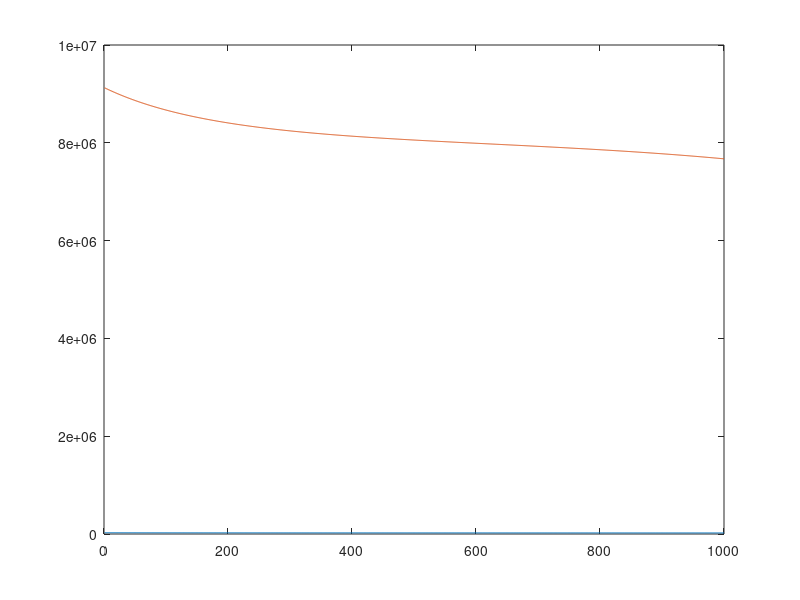

MATLAB code to generate this figure:
clc; clear; close;
%% Constants
L1 = 3.625;
L4 = 0.229;
Lg4x = L1-L4/2;
Lg4y = 0.08157;
abx = 0.550;
aby = -0.130;
g = 9.81;
G1 =100*g;
G4 = (4*76+16)*g;
Cy = -1.055;
Cx = 0.420;
ang_CA = atan2(Cy,Cx);
ang_k = atan2(aby,abx);
b = abs(sqrt(Cy^2+Cx^2));
c = abs(sqrt(abx^2+aby^2));
%% Calculations
%syms Ax Ay P gamma beta ang_C ang_AB r_cb r_ab L3 w_A w_C VBx VBy Vp crs_abp

for x = 1 : 1000
    X = 8*pi*(x-1)/(1000-1);
L3 = 0.5*(x-1)/(1000-1) + 0.772;  %.172*sin(X)/1 + 0.772+0.175 0;
L3_plot(x) = L3;
x_plot(x) = x;
Vp = 1;

ang_C = acos((L3^2+b^2-c^2)/(2*L3*b));
beta = ang_CA + pi - ang_C;

bx = L3*cos(beta) + Cx;
by = L3*sin(beta) + Cy;
ang_AB =atan2(by,bx);
gamma = ang_AB + ang_k;

r_cb = [L3*cos(beta);L3*sin(beta);0];
r_ab = [abx*cos(gamma) - aby*sin(gamma); aby*cos(gamma) + abx*sin(gamma); 0 ];
rot_rab = [-1*r_ab(2); r_ab(1)];
rot_rcb = [-1*r_cb(2); r_cb(1)];

crs_abp = cross(r_ab, [cos(beta); sin(beta);0]);
matrix = [1, 0, cos(beta);
          0, 1, sin(beta);
          0, 0, r_ab(1)*sin(beta) - r_ab(2)*cos(beta)];
right = [0;(G1+G4);(G1*cos(gamma)*L1/2+G4*(cos(gamma)*Lg4x-sin(gamma)*Lg4y))];

ANS = inv(matrix)*right;
Ax = ANS(1);
Ay = ANS(2);
P  = ANS(3);
p_plot(x) = P;

roh = 850;
u = 1;
u_0 = 0.8/7;
Fl = P;
Ffr = 0.005*Fl;
A = 33.1/100^2;
A2 = 23.6/100^2;
phi = A2/A;
Q_max = 25/60000;
dp0 = 7*10^5; 
Pcr = 210*10^5;
Q = Q_max*(u-u_0)/(1-u_0);
Cd = 0.6;
Ad_dcv = Q_max/(Cd*sqrt(2/roh)*sqrt(dp0));

%% out stroke
dp_chk = 4*10^5;
P3_out = dp0;
P2_out = (Fl/A + phi*P3_out + Ffr/A) ;
P1_out = (P2_out + dp_chk);
plot_p1_out(x) = P1_out;
x_dot = Q/A;

%% inn stroke
P1_in = dp0;
alpha = 3;
M =[A, -phi*A;
    1, alpha];
N =[Fl-Ffr;
    Pcr+(1+alpha)*P1_in];
X = M\N;
P2_in = X(1);
P3_in = X(2);
plot_p3_in(x) = P3_in;

Ad = Q/phi * 1/(Cd*sqrt(2/roh)*sqrt(P2_in-P1_in));
end
plot(x_plot , p_plot)
hold on
plot(x_plot , plot_p1_out)
% VBx = Vp * cos(beta);
% VBy = Vp * sin(beta);
% w_A = VBx/rot_rab(1);
% w_A1 = VBy/rot_rab(2);
% w_C = VBx/rot_rcb(1);
% w_C1 = VBy/rot_rcb(2);

%VBx = w_A*rot_rab(1);
%eqn_way = VBy == w_A*rot_rab(2);
%eqn_wcx = VBx == w_C*rot_rcb(1);
%eqn_wcy = VBy == w_C*rot_rcb(2);


%sumfx = 0 == Ax + P*cos(beta);
%sumfy = 0 == Ay + P*sin(beta);
%sumMa = 0 == crs_abp(3)*P + G4*(L1-L4/2)*cos(gamma);


%crs_abp = cross(r_ab, [cos(beta); sin(beta);0] );



%input= L3 == 1;
%input2 = Vp == 1;
%sumfx = 0 == Ax + P*cos(beta);
%sumfy = 0 == Ay + P*sin(beta);
%eqn_rcb = r_cb == [L3*cos(beta);L3*sin(beta);0];
%eqn_rab = r_ab == [abx*cos(gamma)+aby*sin(gamma); -aby*cos(gamma)+abx*sin(gamma); 0 ];
%sumMa = 0 == crs_abp(3)*P + G4*(L1-L4/2)*cos(gamma);
%eqn_angC = ang_C == acos((L3^2+b^2-c^2)/(2*L3*b));
%eqn_gamma = gamma == ang_AB-ang_k;
%egn_beta = beta == ang_CA-ang_C;
%eqn_wax = VBx == w_A*rot_rab(1);
%eqn_way = VBy == w_A*rot_rab(2);
%eqn_wcx = VBx == w_C*rot_rcb(1);
%eqn_wcy = VBy == w_C*rot_rcb(2);
%eqn_vbx = VBx == Vp * cos(beta);
%eqn_vby = VBy == Vp * sin(beat);

%eqns = [inpu input2 sumfx sumfy eqn_rcb eqn_rab sumMa eqn_angC eqn_gamma eqn_beta eqn_wax eqn_way eqn_wcx eqn_wcy eqn_vbx eqn_vby];

%s = solve(eqns, [Ax Ay P gamma beta ang_C ang_AB r_cb r_ab L3 w_A w_C VBx VBy Vp crs_abp])

